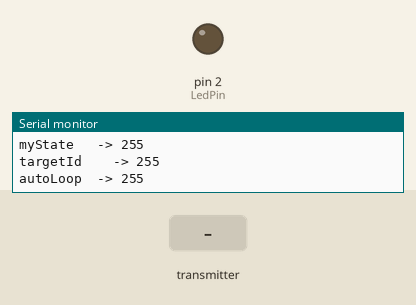
Bench run of a sketch on a simulated Arduino Uno, built with avr-gcc and run on an emulated ATmega328P. Shown: output pins drawn as LEDs (lit = HIGH), the last lines printed to the serial monitor. The test bench sets the inputs (shaded band). No radio packets arrive unless stated.

Above: at 1.2 s.
1.3 s: the transmitter starts sending RecivedPackage.1 = 64
At 1.7 s:
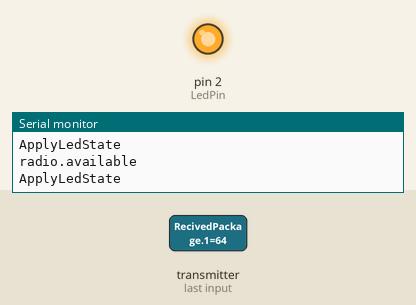
10.4 s: the transmitter starts sending RecivedPackage.1 = 0
At 11.1 s:
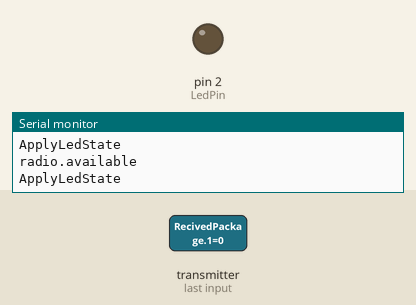
11.9 s: the transmitter starts sending RecivedPackage.1 = 128
At 12.2 s:
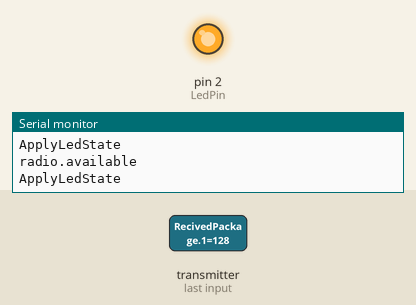
Timing chart, 0 to 14.9 s (numbered marks = the images above; inputs shaded):
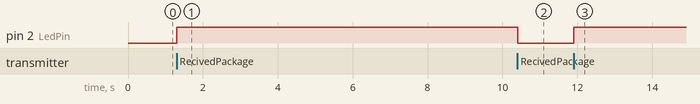

Measured:
- after the input at 1.3 s, pin 2 (LedPin): LOW → HIGH at once
- after the input at 10.4 s, pin 2 (LedPin): HIGH → LOW at once
- after the input at 11.9 s, pin 2 (LedPin): LOW → HIGH at once

The sketch:

sketch_Tx.ino
```cpp
#include <EEPROM.h>
#include <SPI.h>
#include "RF24.h"

const int LedPin = 2;

const char LedOn  = 'l';
const char LedOff = 'd';
const char AutoOn = 'a';
const char AutoOff = 'q';

//Gambi
const char SetClient1 = 'r';
const char SetClient2 = 't';

//const uint64_t pipe  = 0xE8E8F0F0E1LL;
//const uint64_t pipes[3] = { 0xF0F0F0F0E1LL, 0xF0F0F0F0D2LL };
const uint64_t pipeServerToClient  = 0xE8E8F0F0E1LL;
const uint64_t pipeClientToServer  = 0xF0F0F0F0E1LL;
const int radioChannel = 10;

byte myId; // Dump
byte myState;
byte targetId;
byte autoLoop;

byte SendedPackage[2]; //Gambi -> pq struct nao fuincionou
byte RecivedPackage[3];
// [0] Id
// [1] State

RF24 radio(8,7);

void PackData()
{
	Serial.print("PackData -> ");
	Serial.print(SendedPackage[0]);
	Serial.print(" : ");
	Serial.println(SendedPackage[1]);
	SendedPackage[0] = targetId;
	SendedPackage[1] = myState;
}

void ReadConfig()
{
	Serial.println("ReadConfig");

	myId     = EEPROM.read(0);
	myState  = EEPROM.read(1);
	targetId = EEPROM.read(2);
	autoLoop = EEPROM.read(3);

	Serial.print("myId        -> ");
	Serial.println(myId);
	Serial.print("myState   -> ");
	Serial.println(myState);
	Serial.print("targetId    -> ");
	Serial.println(targetId);
	Serial.print("autoLoop  -> ");
	Serial.println(autoLoop);
}

void WriteConfig()
{
	Serial.println("WriteConfig");

	EEPROM.write(0, myId);
	EEPROM.write(1, myState);
	EEPROM.write(2, targetId);
	EEPROM.write(3, autoLoop);

	Serial.print("myId        -> ");
	Serial.println(myId);
	Serial.print("myState   -> ");
	Serial.println(myState);
	Serial.print("targetId    -> ");
	Serial.println(targetId);
	Serial.print("autoLoop  -> ");
	Serial.println(autoLoop);
}

void ApplyLedState()
{
	Serial.println("ApplyLedState");
	digitalWrite(LedPin, myState);
}

void SendData()
{
	Serial.println("SendData");
	int ntry = 3;
	bool done = false;
	while (!done && ntry > 0)
	{
		done = radio.write( SendedPackage, sizeof(SendedPackage) );
		ntry--;
	}
	radio.startListening();
	Serial.print("SendData ok -> ");
	Serial.println(done);
}


void setup(void)
{
	pinMode(LedPin, OUTPUT);

	ApplyLedState();

	Serial.begin(9600);
	radio.begin();
	radio.setChannel(radioChannel);
	radio.openWritingPipe(pipeServerToClient);
	radio.openReadingPipe(1,pipeClientToServer);

	radio.startListening();

	ReadConfig();
}

void easyGo()
{
	PackData();
	SendData();
	ApplyLedState();
}

void loop(void)
{
	if (autoLoop == HIGH)
	{
		myState = !myState;

		easyGo();

		delay(500);
	}
	if (radio.available())
	{
		Serial.println("radio.available");

		int ntry = 3;
		bool done = false;
		while (!done && ntry > 0)
		{
			done = radio.read( RecivedPackage, sizeof(RecivedPackage) );
			ntry--;
		}
                if (RecivedPackage[0] != myId)
                {
          		myState = RecivedPackage[1];
  	        	ApplyLedState();
                }
	}
}

void serialEvent()
{
	char inChar = (char)Serial.read();

	if (inChar == 'm')
	{
		myId = 99;
		WriteConfig();
	}
	else if (inChar == SetClient1)
		targetId = 1;
	else if (inChar == SetClient2)
		targetId = 2;
	else if (inChar == LedOn)
			myState = HIGH;
	else if (inChar == LedOff)
		myState = LOW;
	else if (inChar == AutoOn)
		autoLoop = HIGH;
	else if (inChar == AutoOff)
		autoLoop = LOW;
	else
		return;

	WriteConfig();
	easyGo();

}
```
